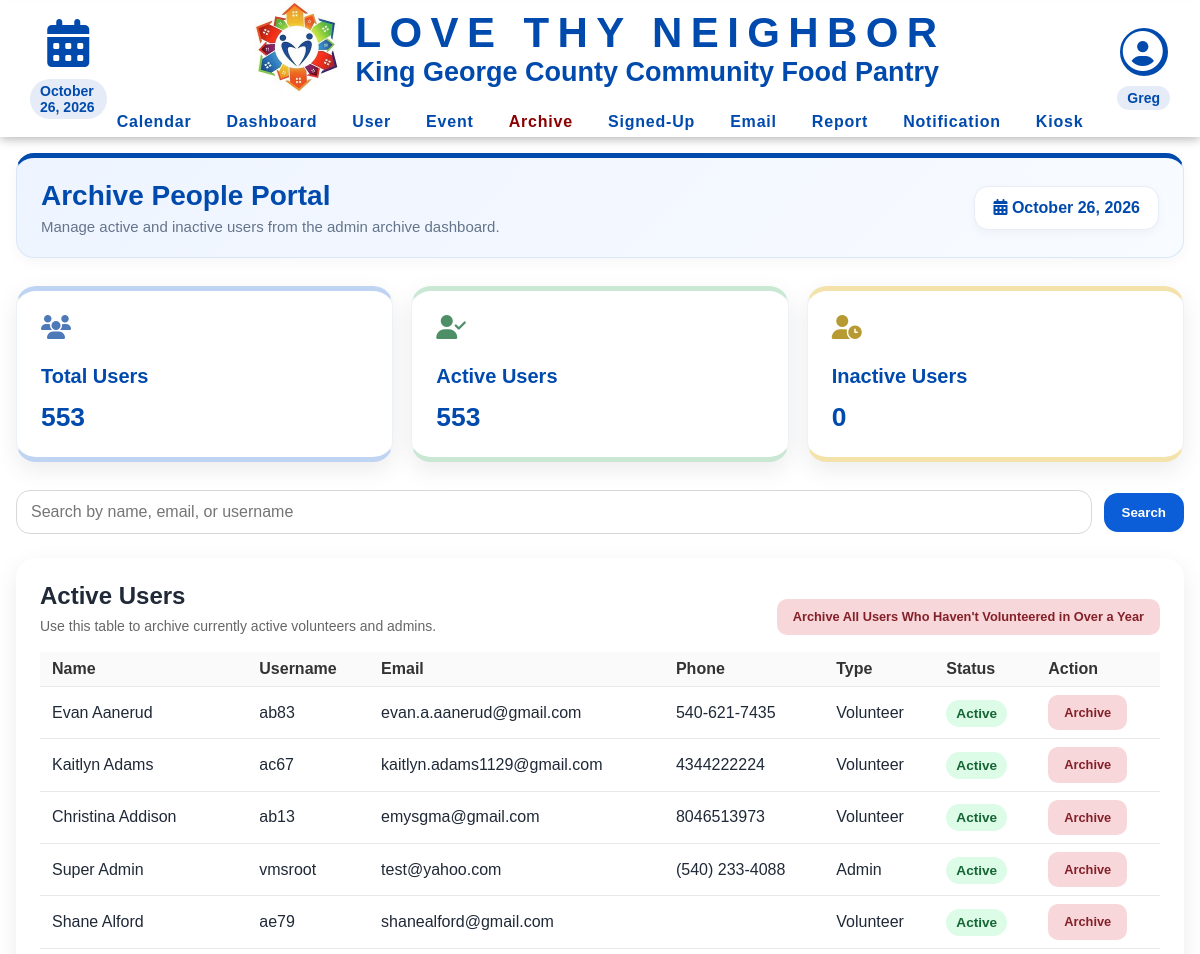
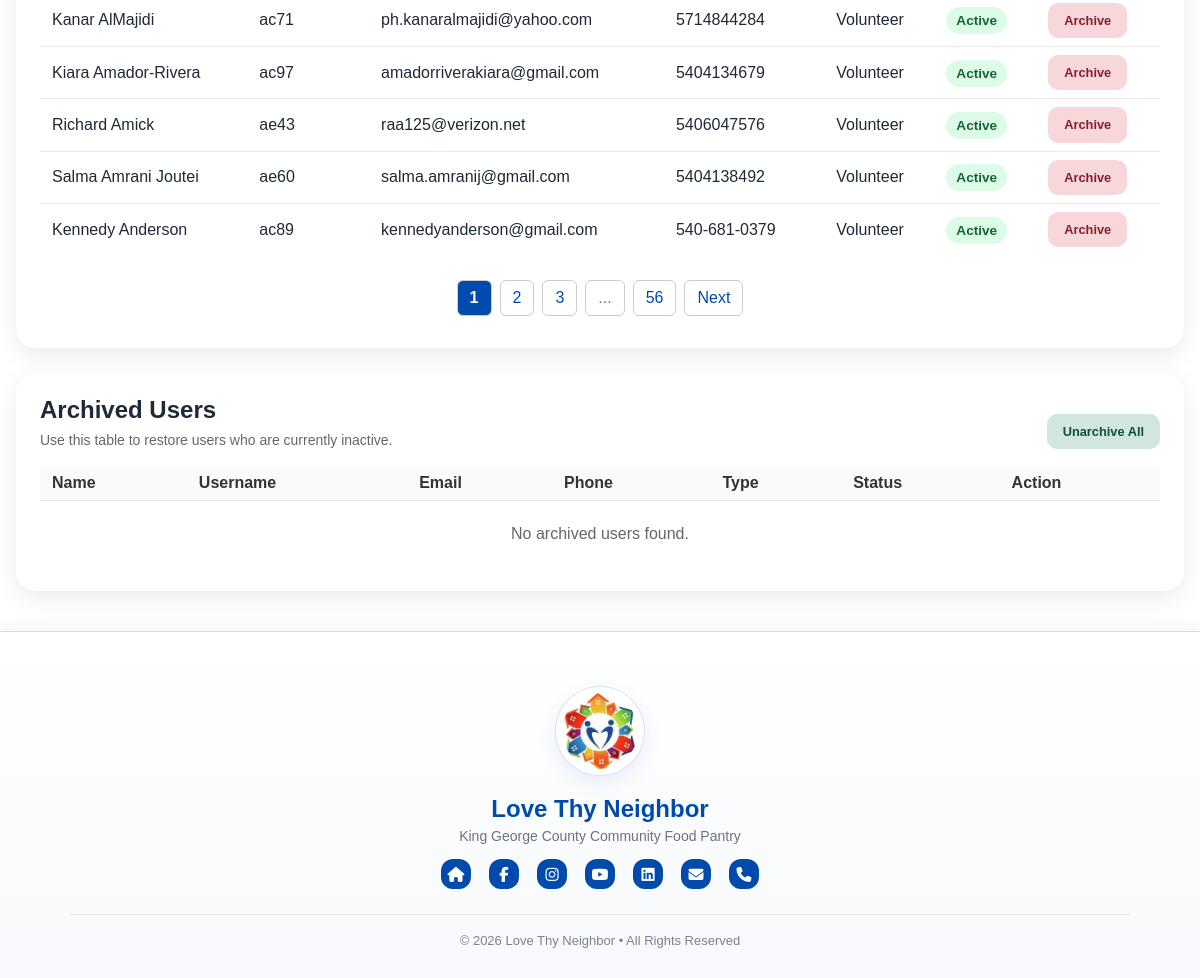
The page /Archive_People_List.php (signed in) on the database its author committed (2 pictures, top to bottom).
### tables this page shows
CREATE TABLE `dbpersons` (
  `id` varchar(256) NOT NULL,
  `first_name` text NOT NULL,
  `last_name` text,
  `phone_number` varchar(16) NOT NULL,
  `email` text,
  `email_prefs` enum('true','false') DEFAULT NULL,
  `birthday` text,
  `t-shirt_size` text,
  `state` varchar(2) DEFAULT NULL,
  `city` text,
  `street_address` text,
  `zip_code` text,
  `emergency_contact_first_name` text,
  `emergency_contact_phone` varchar(16) DEFAULT NULL,
  `emergency_contact_relation` text,
  `archived` tinyint(1) DEFAULT NULL,
  `password` text,
  `contact_num` varchar(255) DEFAULT 'n/a',
  `contact_method` text,
  `type` text,
  `status` text,
  `photo_release` tinyint(1) DEFAULT '0',
  `community_service` tinyint(1) DEFAULT '0',
  `notes` text,
  PRIMARY KEY (`id`)
);

### Archive_People_List.php (the view, shortened to what this page needs)
<?php
require_once __DIR__ . '/database/dbPersons.php';
$con = connect();
function buildArchivePageUrl($activePage, $archivedPage, $searchValue)
{
    $params = [
        'active_page' => $activePage,
        'archived_page' => $archivedPage,
    ];
    return '?' . http_build_query($params);
}
function renderArchivePagination($currentPage, $totalPages, $activePage, $archivedPage, $searchValue, $pageKey)
{
    if ($totalPages <= 1) {
        return;
    }
    $window = 2;
    echo '<div class="pagination-container"><div class="pagination">';
    $firstPageUrl = buildArchivePageUrl(
        $pageKey === 'active_page' ? 1 : $activePage,
        $pageKey === 'archived_page' ? 1 : $archivedPage,
        $searchValue
    );
    echo '<a href="' . htmlspecialchars($firstPageUrl, ENT_QUOTES, 'UTF-8') . '" class="page-btn ' . ($currentPage === 1 ? 'active' : '') . '">1</a>';
    $start = max(2, $currentPage - $window);
    $end = min($totalPages - 1, $currentPage + $window);
    for ($i = $start; $i <= $end; $i++) {
        $pageUrl = buildArchivePageUrl(
            $pageKey === 'active_page' ? $i : $activePage,
            $pageKey === 'archived_page' ? $i : $archivedPage,
            $searchValue
        );
        echo '<a href="' . htmlspecialchars($pageUrl, ENT_QUOTES, 'UTF-8') . '" class="page-btn ' . ($i === $currentPage ? 'active' : '') . '">' . $i . '</a>';
    }
    if ($currentPage < $totalPages - ($window + 1)) {
        echo '<span class="page-btn ellipsis">...</span>';
    }
    if ($totalPages > 1) {
        $lastPageUrl = buildArchivePageUrl(
            $pageKey === 'active_page' ? $totalPages : $activePage,
            $pageKey === 'archived_page' ? $totalPages : $archivedPage,
            $searchValue
        );
        echo '<a href="' . htmlspecialchars($lastPageUrl, ENT_QUOTES, 'UTF-8') . '" class="page-btn ' . ($currentPage === $totalPages ? 'active' : '') . '">' . $totalPages . '</a>';
    }
    if ($currentPage < $totalPages) {
        $nextActive = $pageKey === 'active_page' ? $currentPage + 1 : $activePage;
        $nextArchived = $pageKey === 'archived_page' ? $currentPage + 1 : $archivedPage;
        echo '<a href="' . htmlspecialchars(buildArchivePageUrl($nextActive, $nextArchived, $searchValue), ENT_QUOTES, 'UTF-8') . '" class="page-btn">Next</a>';
    }
    echo '</div></div>';
}
$currentDate = date('F j, Y');
$searchValue = isset($_REQUEST['search']) ? trim($_REQUEST['search']) : '';
$searchTerm = $searchValue !== '' ? "%$searchValue%" : '';
$perPage = 10;
$activePage = isset($_GET['active_page']) ? max(1, intval($_GET['active_page'])) : 1;
$archivedPage = isset($_GET['archived_page']) ? max(1, intval($_GET['archived_page'])) : 1;
$activeOffset = ($activePage - 1) * $perPage;
$activeCount = 0;
$countQuery = "SELECT COUNT(*) AS cnt FROM dbpersons WHERE (status = 'Active' OR status IS NULL)" . ($searchTerm !== '' ? " AND (first_name LIKE ? OR last_name LIKE ? OR email LIKE ? OR id LIKE ?)" : "");
$stmt = mysqli_prepare($con, $countQuery);
if ($stmt) {
    mysqli_stmt_execute($stmt);
    $countResult = mysqli_stmt_get_result($stmt);
} else {
    $countResult = false;
}
if ($countResult) {
    $countRow = mysqli_fetch_assoc($countResult);
    $activeCount = intval($countRow['cnt']);
}
$activePageCount = max(1, ceil($activeCount / $perPage));
$archivePeople = [];
$query = "SELECT id, first_name, last_name, email, phone_number, `type`
          FROM dbpersons
          WHERE (status = 'Active' OR status IS NULL)" . ($searchTerm !== '' ? " AND (first_name LIKE ? OR last_name LIKE ? OR email LIKE ? OR id LIKE ?)" : "") . "
          ORDER BY last_name ASC, first_name ASC
          LIMIT ? OFFSET ?";
$stmt = mysqli_prepare($con, $query);
if ($stmt) {
    if ($searchTerm !== '') {
        mysqli_stmt_bind_param($stmt, 'ssssii', $searchTerm, $searchTerm, $searchTerm, $searchTerm, $perPage, $activeOffset);
    } else {
        mysqli_stmt_bind_param($stmt, 'ii', $perPage, $activeOffset);
    }
    mysqli_stmt_execute($stmt);
    $result = mysqli_stmt_get_result($stmt);
} else {
    $result = false;
}
if ($result) {
    while ($row = mysqli_fetch_assoc($result)) {
        $archivePeople[] = $row;
    }
}
$inactiveCount = 0;
$countQuery = "SELECT COUNT(*) AS cnt FROM dbpersons WHERE status = 'Inactive'" . ($searchTerm !== '' ? " AND (first_name LIKE ? OR last_name LIKE ? OR email LIKE ? OR id LIKE ?)" : "");
$stmt = mysqli_prepare($con, $countQuery);
if ($stmt) {
    mysqli_stmt_execute($stmt);
    $countResult = mysqli_stmt_get_result($stmt);
} else {
    $countResult = false;
}
if ($countResult) {
    $countRow = mysqli_fetch_assoc($countResult);
    $inactiveCount = intval($countRow['cnt']);
}
$archivedPeople = [];
$totalCount = $activeCount + $inactiveCount;
?>
<!DOCTYPE html>
<html lang="en">
<head>
    <link rel="stylesheet" href="https://cdnjs.cloudflare.com/ajax/libs/font-awesome/6.5.0/css/all.min.css">
    <link rel="stylesheet" href="header.css">
    <link rel="stylesheet" href="css/dashboard.css">
    <link rel="stylesheet" href="css/layoutInfo.css">
</head>
<body class="archive-page">
<?php require_once 'header.php'; ?>
<main class="main-content">
    <section class="welcome-banner">
        <div>
            <h1>Archive People Portal</h1>
            <p>Manage active and inactive users from the admin archive dashboard.</p>
        </div>
        <div class="date-box">
            <i class="fa-solid fa-calendar-days"></i> <?php echo htmlspecialchars($currentDate); ?>
        </div>
    </section>
    <section class="card-grid">
        <div class="card soft-blue">
            <i class="fa-solid fa-users icon-blue"></i>
            <h3>Total Users</h3>
            <p><?php echo htmlspecialchars((string)$totalCount); ?></p>
        </div>
        <div class="card soft-green">
            <i class="fa-solid fa-user-check icon-green"></i>
            <h3>Active Users</h3>
            <p><?php echo htmlspecialchars((string)$activeCount); ?></p>
        </div>
        <div class="card soft-yellow">
            <i class="fa-solid fa-user-clock icon-yellow"></i>
            <h3>Inactive Users</h3>
            <p><?php echo htmlspecialchars((string)$inactiveCount); ?></p>
        </div>
    </section>
    <section class="search-section">
        <form method="get" class="search-form">
            <input id="search" type="search" name="search" value="<?php echo htmlspecialchars($searchValue, ENT_QUOTES, 'UTF-8'); ?>" placeholder="Search by name, email, or username">
            <button type="submit">Search</button>
        </form>
    </section>
    <section class="archive-section">
        <div class="table-card">
            <div class="archive-page-header">
                <div>
                    <h2>Active Users</h2>
                    <p class="muted">Use this table to archive currently active volunteers and admins.</p>
                </div>
                <form method="post" action="<?php echo htmlspecialchars($_SERVER['PHP_SELF']); ?>" class="archive-page-action-form">
                    <button type="submit" class="action-btn archive-btn" onclick="return confirm('Archive all active users that have not volunteered in the past year?');">Archive All Users Who Haven't Volunteered in Over a Year</button>
                </form>
            </div>
            <div class="table-wrap">
                <table>
                    <thead>
                        <tr>
                            <th>Name</th>
                            <th>Username</th>
                            <th>Email</th>
                            <th>Phone</th>
                            <th>Type</th>
                            <th>Status</th>
                            <th>Action</th>
                        </tr>
                    </thead>
                    <tbody>
                        <?php if (!empty($archivePeople)): ?>
                            <?php foreach ($archivePeople as $person): ?>
                                <tr>
                                    <td><?php echo htmlspecialchars($person['first_name'] . ' ' . $person['last_name']); ?></td>
                                    <td><?php echo htmlspecialchars($person['id']); ?></td>
                                    <td><?php echo htmlspecialchars($person['email']); ?></td>
                                    <td><?php echo htmlspecialchars($person['phone_number']); ?></td>
                                    <td><?php echo htmlspecialchars($person['type']); ?></td>
                                    <td><span class="badge active">Active</span></td>
                                    <td>
                                        <form method="post" action="<?php echo htmlspecialchars($_SERVER['PHP_SELF']); ?>" class="archive-page-action-form">
                                            <button
                                                type="submit"
                                                class="action-btn archive-btn"
                                                onclick="return confirm('Check volunteer activity for the past year and archive if none is found?');">
                                                Archive
                                            </button>
                                        </form>
                                    </td>
                                </tr>
                            <?php endforeach; ?>
                        <?php else: ?>
                            <tr>
                                <td class="no-data" colspan="7">No active users found.</td>
                            </tr>
                        <?php endif; ?>
                    </tbody>
                </table>
            </div>
            <?php renderArchivePagination($activePage, $activePageCount, $activePage, $archivedPage, $searchValue, 'active_page'); ?>
        </div>
        <div class="table-card">
            <div class="archive-page-header">
                <div>
                    <h2>Archived Users</h2>
                    <p class="muted">Use this table to restore users who are currently inactive.</p>
                </div>
                <form method="post" action="<?php echo htmlspecialchars($_SERVER['PHP_SELF']); ?>" class="archive-page-action-form">
                    <button type="submit" class="action-btn unarchive-btn" onclick="return confirm('Unarchive all archived users?');">Unarchive All</button>
                </form>
            </div>
            <div class="table-wrap">
                <table>
                    <thead>
                        <tr>
                            <th>Name</th>
                            <th>Username</th>
                            <th>Email</th>
                            <th>Phone</th>
                            <th>Type</th>
                            <th>Status</th>
                            <th>Action</th>
                        </tr>
                    </thead>
                    <tbody>
                        <?php if (!empty($archivedPeople)): ?>
                            <?php foreach ($archivedPeople as $person): ?>
                                <tr>
                                    <td><?php echo htmlspecialchars($person['first_name'] . ' ' . $person['last_name']); ?></td>
                                    <td><?php echo htmlspecialchars($person['id']); ?></td>
                                    <td><?php echo htmlspecialchars($person['email']); ?></td>
                                    <td><?php echo htmlspecialchars($person['phone_number']); ?></td>
                                    <td><?php echo htmlspecialchars($person['type']); ?></td>
                                    <td><span class="badge archived">Inactive</span></td>
                                    <td>
                                        <form method="post" action="<?php echo htmlspecialchars($_SERVER['PHP_SELF']); ?>" class="archive-page-action-form">
                                            <input type="hidden" name="archive_id" value="<?php echo htmlspecialchars($person['id'], ENT_QUOTES, 'UTF-8'); ?>">
                                            <input type="hidden" name="archive_action" value="toggle">
                                            <input type="hidden" name="search" value="<?php echo htmlspecialchars($searchValue, ENT_QUOTES, 'UTF-8'); ?>">
                                            <button
                                                type="submit"
                                                class="action-btn unarchive-btn"
                                                onclick="return confirm('Unarchive this user?');">
                                                Unarchive
                                            </button>
                                        </form>
                                    </td>
                                </tr>
                            <?php endforeach; ?>
                        <?php else: ?>
                            <tr>
                                <td class="no-data" colspan="7">No archived users found.</td>
                            </tr>
                        <?php endif; ?>
                    </tbody>
                </table>
            </div>
        </div>
    </section>
</main>
<?php include 'footer.php'; ?>
</body>
</html>

### css/dashboard.css (style rules this page uses)
* { margin: 0; padding: 0; box-sizing: border-box; font-family: Arial, sans-serif; }
body { background: #f4f7fb; color: rgb(0, 74, 173); }
.main-content { padding: 28px; max-width: 1400px; margin: 0 auto; }
.welcome-banner { background: linear-gradient(135deg, #eef4ff, #f8fbff); border: 1px solid #dbe7f6; border-top: 5px solid rgb(0, 74, 173); border-radius: 18px; padding: 22px 24px; margin-bottom: 24px; display: flex; justify-content: space-between; align-items: center; flex-wrap: wrap; gap: 14px; box-shadow: 0 4px 14px rgba(0,0,0,0.04); transition: transform 0.25s ease, box-shadow 0.25s ease; }
.welcome-banner h1 { color: rgb(0, 74, 173); margin-bottom: 6px; font-size: 28px; }
.welcome-banner p { color: #64748b; font-size: 15px; }
.date-box { background: white; padding: 12px 18px; border-radius: 14px; font-weight: 700; color: rgb(0, 74, 173); box-shadow: 0 3px 10px rgba(0,0,0,0.04); border: 1px solid #e6edf6; transition: transform 0.25s ease, box-shadow 0.25s ease; }
.card-grid { display: grid; grid-template-columns: repeat(4, 1fr); gap: 20px; margin-bottom: 20px; }
.card { background: white; border-radius: 18px; padding: 22px; box-shadow: 0 4px 12px rgba(0,0,0,0.05); border: 1px solid #edf2f7; transition: transform 0.28s ease, box-shadow 0.28s ease, border-color 0.28s ease; }
.card i { font-size: 24px; margin-bottom: 12px; transition: transform 0.28s ease; }
.card h3 { font-size: 20px; color: rgb(0, 74, 173); margin-bottom: 8px; font-weight: 600; }
.card p { font-size: 30px; font-weight: bold; color: rgb(0, 74, 173); }
.soft-yellow { border-top: 5px solid #f3e2a9; border-bottom: 5px solid #f3e2a9; background: linear-gradient(180deg, #fffdf6, #ffffff); }
.soft-blue { border-top: 5px solid #bfd4f2; border-bottom: 5px solid #bfd4f2; background: linear-gradient(180deg, #f7fbff, #ffffff); }
.soft-green { border-top: 5px solid #c9e7d3; border-bottom: 5px solid #c9e7d3; background: linear-gradient(180deg, #f7fdf9, #ffffff); }
.icon-yellow { color: #b89a33; }
.icon-blue { color: #4e79b8; }
.icon-green { color: #4e8f68; }
.muted { color: #64748b; font-size: 14px; margin-bottom: 14px; }

### footer.php (style rules this page uses)
html, body { height: 100%; margin: 0; font-family: Arial, sans-serif; }
.main-content { min-height: 100vh; }

### rows shown on the page
dbpersons: first_name+last_name "Evan Aanerud", id "ab83", email "evan.a.aanerud@gmail.com", phone_number "540-621-7435", type "Volunteer"
dbpersons: first_name+last_name "Kaitlyn Adams", id "ac67", email "kaitlyn.adams1129@gmail.com", phone_number "4344222224", type "Volunteer"
dbpersons: first_name+last_name "Christina Addison", id "ab13", email "emysgma@gmail.com", phone_number "8046513973", type "Volunteer"
dbpersons: first_name+last_name "Super Admin", id "vmsroot", email "test@yahoo.com", phone_number "(540) 233-4088", type "Admin"
dbpersons: first_name+last_name "Shane Alford", id "ae79", email "shanealford@gmail.com", type "Volunteer"
dbpersons: first_name+last_name "Kanar AlMajidi", id "ac71", email "ph.kanaralmajidi@yahoo.com", phone_number "5714844284", type "Volunteer"
dbpersons: first_name+last_name "Kiara Amador-Rivera", id "ac97", email "amadorriverakiara@gmail.com", phone_number "5404134679", type "Volunteer"
dbpersons: first_name+last_name "Richard Amick", id "ae43", email "raa125@verizon.net", phone_number "5406047576", type "Volunteer"
dbpersons: first_name+last_name "Salma Amrani Joutei", id "ae60", email "salma.amranij@gmail.com", phone_number "5404138492", type "Volunteer"
dbpersons: first_name+last_name "Kennedy Anderson", id "ac89", email "kennedyanderson@gmail.com", phone_number "540-681-0379", type "Volunteer"

### other values the page prints
$firstName "Greg"
$totalCount "553"
$activeCount "553"
$inactiveCount "0"
$totalPages "56"
